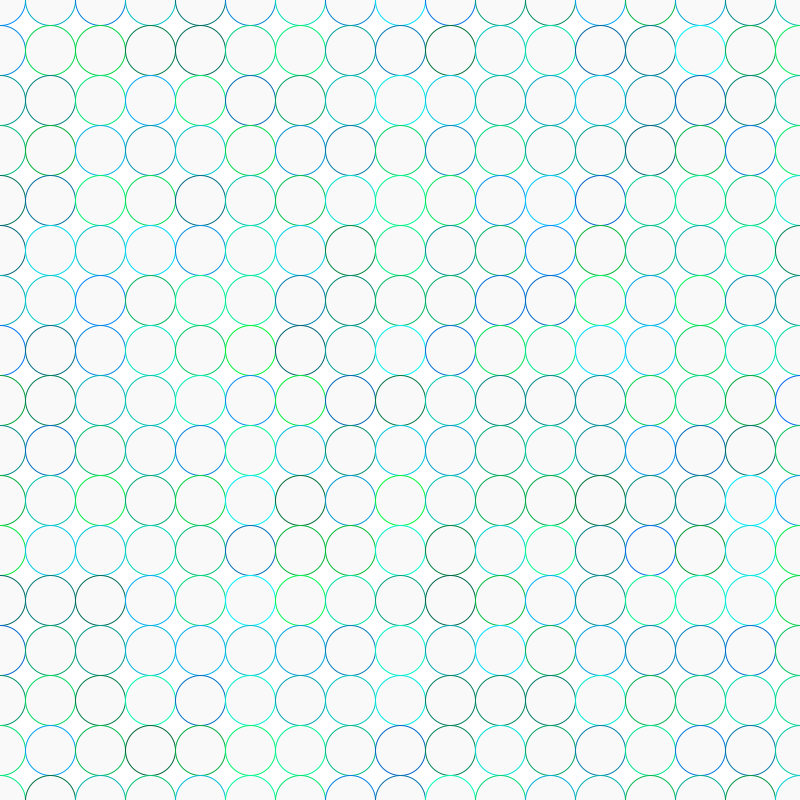
Frame 1 (no input)
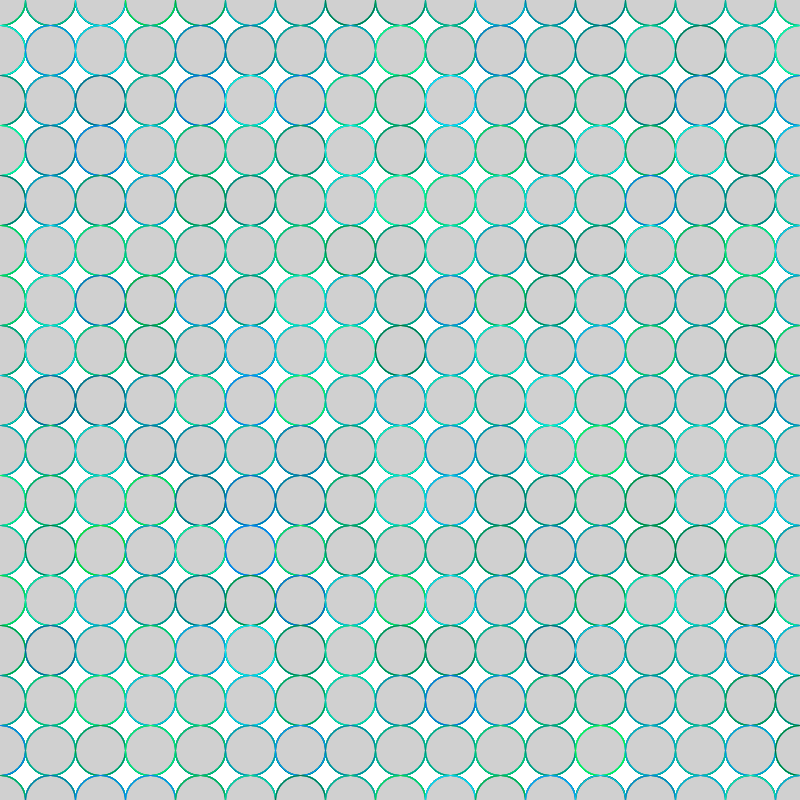
Frame 60 (the mouse pressed at the canvas centre just before this capture)
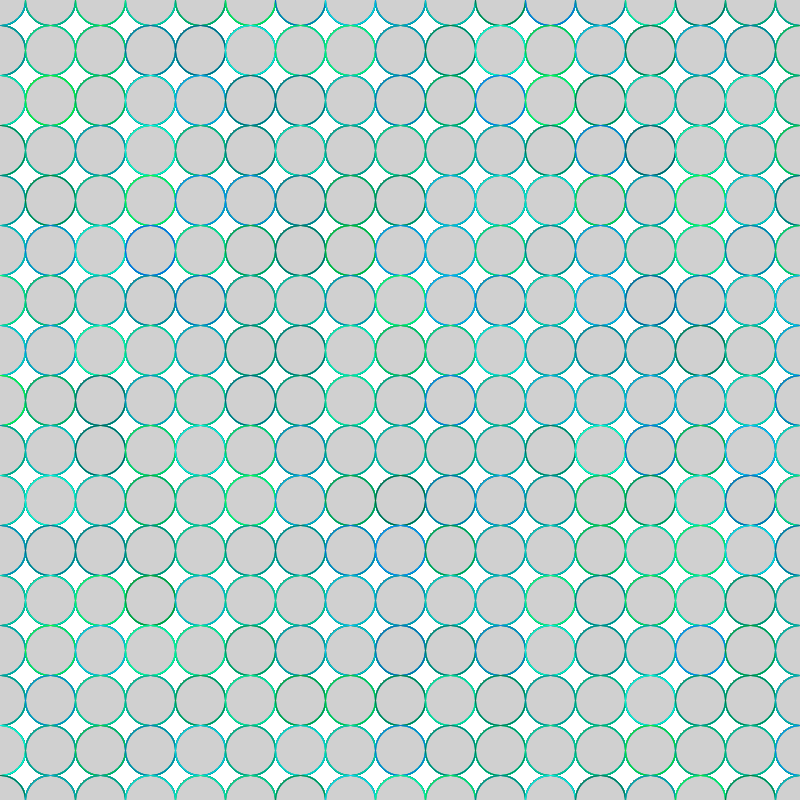
Frame 120 (the mouse held since frame 60 and released just before this capture)

The Processing sketch that drew these frames (run headless with seeded random() and noise(); from frame 60 on, the mouse is pressed at the canvas centre):

// Processing sketch: ejercicio_2
// ── ejercicio_2.pde
int x = 0;
int y = 20;

float level;
float rad;

void setup() {
  size (800, 800);
  background(255);
}

void draw() {
  level = random(0, 1);
  rad = (level * width/3);
  for (int x=0; x <= width; x += 50) {
    for (int y=0; y <= height; y += 50) {
      fill(200,30);
      stroke( random(0, 0), random(100, 255), random(50, 255));
      println(x);
      ellipse(x, y, 50, 50);
  
    }
  }
}
